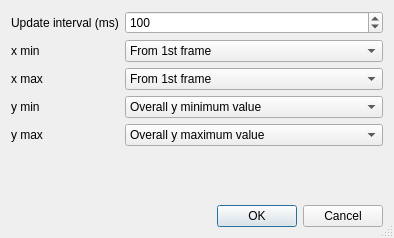
<?xml version="1.0" encoding="UTF-8"?>
<ui version="4.0">
 <class>AnimationParameters</class>
 <widget class="QDialog" name="AnimationParameters">
  <property name="geometry">
   <rect>
    <x>0</x>
    <y>0</y>
    <width>394</width>
    <height>238</height>
   </rect>
  </property>
  <property name="windowTitle">
   <string>Animation settings</string>
  </property>
  <property name="sizeGripEnabled">
   <bool>true</bool>
  </property>
  <property name="modal">
   <bool>true</bool>
  </property>
  <layout class="QVBoxLayout" name="verticalLayout">
   <item>
    <layout class="QFormLayout" name="formLayout">
     <property name="fieldGrowthPolicy">
      <enum>QFormLayout::AllNonFixedFieldsGrow</enum>
     </property>
     <item row="0" column="0">
      <widget class="QLabel" name="label2">
       <property name="text">
        <string>Update interval (ms)</string>
       </property>
      </widget>
     </item>
     <item row="0" column="1">
      <widget class="QSpinBox" name="spinUpdateInterval">
       <property name="minimum">
        <number>1</number>
       </property>
       <property name="maximum">
        <number>10000</number>
       </property>
       <property name="value">
        <number>100</number>
       </property>
      </widget>
     </item>
     <item row="1" column="0">
      <widget class="QLabel" name="label6">
       <property name="text">
        <string>x min</string>
       </property>
      </widget>
     </item>
     <item row="2" column="0">
      <widget class="QLabel" name="label5">
       <property name="text">
        <string>x max</string>
       </property>
      </widget>
     </item>
     <item row="3" column="0">
      <widget class="QLabel" name="label4">
       <property name="text">
        <string>y min</string>
       </property>
      </widget>
     </item>
     <item row="1" column="1">
      <widget class="QComboBox" name="comboXmin">
       <item>
        <property name="text">
         <string>From 1st frame</string>
        </property>
       </item>
       <item>
        <property name="text">
         <string>Overall x minimum value</string>
        </property>
       </item>
       <item>
        <property name="text">
         <string>Adaptive</string>
        </property>
       </item>
       <item>
        <property name="text">
         <string>Do not change</string>
        </property>
       </item>
      </widget>
     </item>
     <item row="2" column="1">
      <widget class="QComboBox" name="comboXmax">
       <item>
        <property name="text">
         <string>From 1st frame</string>
        </property>
       </item>
       <item>
        <property name="text">
         <string>Overall x maximum value</string>
        </property>
       </item>
       <item>
        <property name="text">
         <string>Adaptive</string>
        </property>
       </item>
       <item>
        <property name="text">
         <string>Do not change</string>
        </property>
       </item>
      </widget>
     </item>
     <item row="3" column="1">
      <widget class="QComboBox" name="comboYmin">
       <property name="currentIndex">
        <number>1</number>
       </property>
       <item>
        <property name="text">
         <string>From 1st frame</string>
        </property>
       </item>
       <item>
        <property name="text">
         <string>Overall y minimum value</string>
        </property>
       </item>
       <item>
        <property name="text">
         <string>Adaptive</string>
        </property>
       </item>
       <item>
        <property name="text">
         <string>Do not change</string>
        </property>
       </item>
      </widget>
     </item>
     <item row="4" column="1">
      <widget class="QComboBox" name="comboYmax">
       <property name="currentIndex">
        <number>1</number>
       </property>
       <item>
        <property name="text">
         <string>From 1st frame</string>
        </property>
       </item>
       <item>
        <property name="text">
         <string>Overall y maximum value</string>
        </property>
       </item>
       <item>
        <property name="text">
         <string>Adaptive</string>
        </property>
       </item>
       <item>
        <property name="text">
         <string>Do not change</string>
        </property>
       </item>
      </widget>
     </item>
     <item row="4" column="0">
      <widget class="QLabel" name="label">
       <property name="text">
        <string>y max</string>
       </property>
      </widget>
     </item>
    </layout>
   </item>
   <item>
    <widget class="QDialogButtonBox" name="buttonBox">
     <property name="orientation">
      <enum>Qt::Horizontal</enum>
     </property>
     <property name="standardButtons">
      <set>QDialogButtonBox::Cancel|QDialogButtonBox::Ok</set>
     </property>
    </widget>
   </item>
  </layout>
 </widget>
 <resources/>
 <connections/>
</ui>
